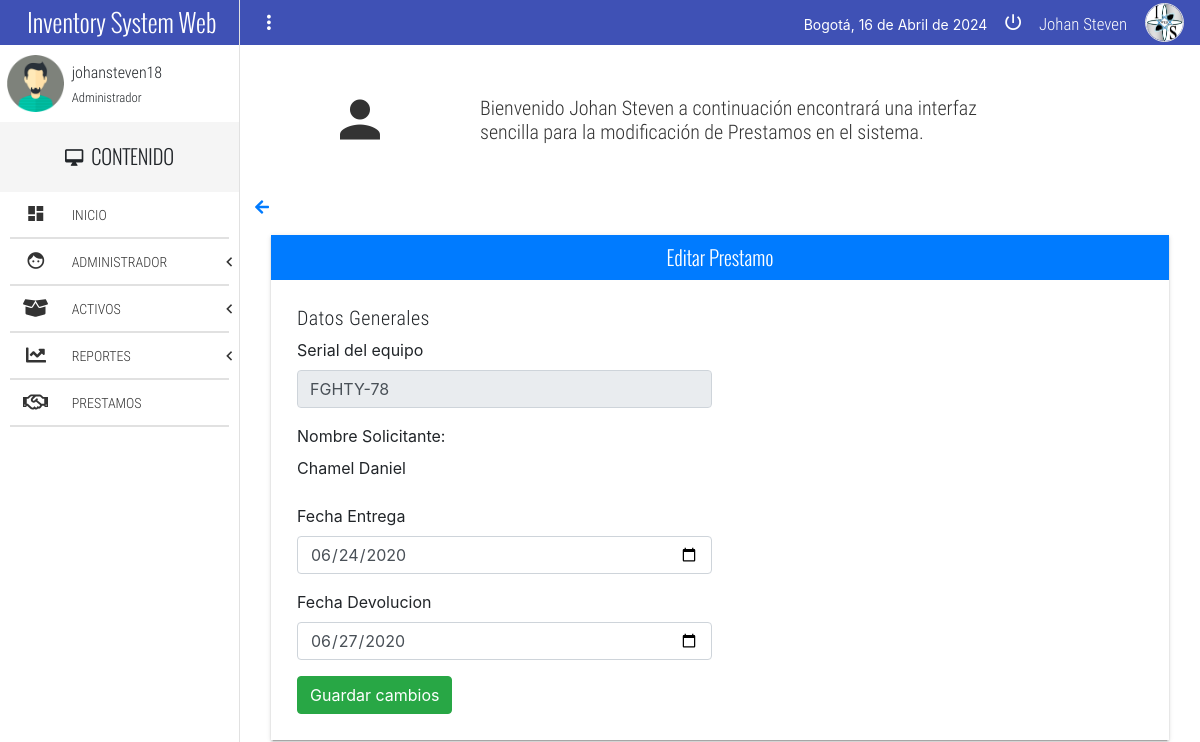
/ejecutar.php?c=Prestamos&a=modificarP&id=11 (signed in), run on the app's committed database.
### tables this page shows
CREATE TABLE `prestamo` (
  `idPrestamo` int NOT NULL,
  `Activos_idActivo` int NOT NULL,
  `Usuarios_idUsuario` int NOT NULL,
  `Fecha_Entrega` date DEFAULT NULL,
  `Fecha_Devolucion` date DEFAULT NULL,
  `Estado` int NOT NULL DEFAULT '1'
);

CREATE TABLE `activos` (
  `idActivo` int NOT NULL,
  `Nserial` varchar(250) NOT NULL,
  `Sede_idSede` int NOT NULL,
  `Proveedor_idProveedor` int NOT NULL,
  `Categoria_idcategoria` int NOT NULL,
  `Estado_idEstado` int NOT NULL,
  `NombreActivo` varchar(250) DEFAULT NULL,
  `Precio` float DEFAULT NULL,
  `Cantidad` int DEFAULT NULL,
  `Imagen` text,
  `Fecha_registro` date NOT NULL,
  `Ambiente` int NOT NULL
);

CREATE TABLE `usuarios` (
  `idUsuario` int NOT NULL COMMENT 'cambiotres',
  `Sede_idSede` int NOT NULL,
  `Rol_idRol` int NOT NULL,
  `TipoIdentificacion_idTipoIdentificacion` int NOT NULL,
  `Identificacion` int DEFAULT NULL,
  `Nombres` varchar(250) DEFAULT NULL,
  `Apellidos` varchar(250) DEFAULT NULL,
  `Direccion` varchar(250) DEFAULT NULL,
  `Telefono` varchar(250) DEFAULT NULL,
  `Correo` varchar(250) DEFAULT NULL,
  `Usuario` varchar(250) DEFAULT NULL,
  `Contrasena` varchar(250) DEFAULT NULL,
  `activacion` int DEFAULT '1',
  `token_password` varchar(100) DEFAULT NULL,
  `password_request` int DEFAULT '0',
  `Ambiente` int DEFAULT NULL,
  `Estado` int NOT NULL DEFAULT '1',
  `Fecha_registro` date NOT NULL
);

### controllers/Prestamos.php (called while the page is built, shortened)
<?php
class PrestamosController
{
	public function __construct()
	{
		require_once "models/PrestamosModel.php";
	}
	public function modificarP($id)
	{
		$prestamos = new Prestamos_model();
		$data["idPrestamo"] = $id;
		$data["prestamos"] = $prestamos->get_prestamo($id);
		$data["titulo"] = "Prestamos";
		require_once "views/prestamos/prestamos_modifica.php";
	}
}

### config/database.php (called while the page is built, shortened)
<?php
class Conectar
{
	public static function conexion()
	{
		$conexion = new mysqli("localhost", "root", "Johan12345*", "InventoryWeb");
		return $conexion;
	}
}

### models/PrestamosModel.php (called while the page is built, shortened)
<?php
class Prestamos_model
{
	private $db;
	public function __construct()
	{
		$this->db = Conectar::conexion();
	}
	public function get_prestamo($id)
	{
		$sql = "SELECT idPrestamo,Nombres,Nserial,Fecha_Entrega,Fecha_Devolucion FROM prestamo INNER JOIN activos ON Activos_idActivo = idActivo INNER JOIN usuarios ON Usuarios_idUsuario = idUsuario WHERE idPrestamo='$id' LIMIT 1 ";
		$resultado = $this->db->query($sql);
		$row = $resultado->fetch_assoc();
		return $row;
	}
}

### views/prestamos/prestamos_modifica.php (the view, shortened to what this page needs)
<!DOCTYPE html>
<html lang="es">
<head>
	<link rel="stylesheet" type="text/css" href="estilodelistas.css">
	<?php include 'assets/includes/scripts.php'; ?>
	<link rel="stylesheet" href="assets/css/bootstrap.min.css">
</head>
<body>
	<div class="full-width navBar">
		<?php include 'assets/includes/barraprincipal.php';  ?>
	</div>
	<section class="full-width navLateral">
		<div class="full-width navLateral-bg btn-menu"></div>
		<?php include 'assets/includes/barralateral.php';  ?>
	</section>
	<section class="full-width pageContent">
		<section class="full-width header-well">
			<div class="full-width header-well-icon">
				<i class="zmdi zmdi-account"></i>
			</div>
			<div class="full-width header-well-text">
				<p class="text-condensedLight">
					Bienvenido <?php echo $_SESSION['usuari']; ?> a continuación encontrará una interfaz <br>
					sencilla para la modificación de Prestamos en el sistema.
				</p>
			</div>
		</section>
		<div class="container">
			<a href="ejecutar.php?c=Prestamos&a=indexP"><i class="fas fa-arrow-left"><button id="guardar" name="guardar" type="submit" class="btn-cancelar"></button></i></a>
			<form id="nuevo" name="nuevo" method="POST" action="ejecutar.php?c=Prestamos&a=actualizarP" autocomplete="off">
				<div class="mdl-tabs__panel is-active" id="tabNewAdmin">
					<div class="mdl-grid">
						<div class="mdl-cell mdl-cell--4-col-phone mdl-cell--8-col-tablet mdl-cell--12-col-desktop">
							<div class="full-width panel mdl-shadow--2dp">
								<div class="full-width panel-tittle bg-primary text-center tittles">
									Editar Prestamo
								</div>
								<div class="full-width panel-content">
									<div class="mdl-grid">
										<div class="mdl-cell mdl-cell--4-col-phone mdl-cell--8-col-tablet mdl-cell--6-col-desktop">
											<h5 class="text-condensedLight">Datos Generales</h5>
											<div class="form-group">
												<label for="inicial">Serial del equipo</label>
												<input type="text" class="form-control" id="Activos_idActivo" name="Activos_idActivo" value="<?php echo $data["prestamos"]["Nserial"]; ?>" disabled />
											</div>
											<div class="form-group">
												<label for="inicial">Nombre Solicitante: </label><br>
												<label for="inicial"><?php echo $data["prestamos"]["Nombres"] ?></label>
											</div>
											<div class="form-group">
												<label for="inicial">Fecha Entrega</label>
												<input type="date" class="form-control" id="inicial" name="inicial" value="<?php echo $data["prestamos"]["Fecha_Entrega"] ?>" />
											</div>
											<div class="form-group">
												<label for="final">Fecha Devolucion</label>
												<input type="date" class="form-control" id="final" name="final" value="<?php echo $data["prestamos"]["Fecha_Devolucion"] ?>" />
											</div>
											<button id="guardar" name="guardar" type="submit" class="btn btn-success">Guardar cambios</button>
										</div>
									</div>
								</div>
							</div>
						</div>
					</div>
				</div>
			</form>
		</div>
	</section>
</body>
</html>

### css/main.css (style rules this page uses)
html, body { width: 100%; height: 100%; margin: 0; padding: 0; font-size: 16px; font-family: "RobotoRegular"; position: relative; background-color: #fff; }
.text-condensedLight { font-family: "RobotoCondensedLight"; }
.text-center { text-align: center; }
.tittles { font-family: "OswaldLight"; }
.full-width { margin: 0; padding: 0; width: 100%; box-sizing: border-box; }
.panel { height: auto; }
.panel-tittle { height: 45px; display: block; line-height: 45px; color: #fff; font-size: 20px; }
.panel-content { display: block; padding: 10px; }
.header-well, .header-well-icon, .header-well-text { min-height: 150px; height: auto; }
.header-well { position: relative; }
.header-well-icon, .header-well-text { position: absolute; top: 0; color: #333; }
.header-well-icon { left: 0; width: 25%; }
.header-well-icon i, .header-well-text p { position: absolute; top: 50%; display: block; width: 100%; transform: translateY(-50%); }
.header-well-icon i { text-align: center; font-size: 60px; }
.header-well-text { right: 0; width: 75%; }
.header-well-text p { font-size: 20px; margin: 0; padding: 0; }
.bg-primary { background-color: #2e6da4 !important; }
.navBar { background-color: #3F51B5; height: 45px; position: absolute; top: 0; left: 0; z-index: 79; color: #fff; }
.navLateral, .pageContent, .navLateral-body, .navLateral-bg { position: absolute; top: 0; height: 100%; }
.navLateral { left: 0; width: 20%; z-index: 80; border-right: 1px solid #E1E1E1; transition: all .3s ease-in-out; }
.pageContent { padding-top: 45px; right: 0; width: 80%; z-index: 77; background-color: #fff; transition: all .3s ease-in-out; }

### data on the page
prestamo: Activos_idActivo "FGHTY-78", Usuarios_idUsuario.Nombres "Chamel Daniel", inicial "06/24/2020", final "06/27/2020"

### other printed values
fechaC() "16 de Abril de 2024"
$_SESSION['usuari'] "Johan Steven"
$_SESSION['nom'] "johansteven18"
$_SESSION['rol'] "Administrador"
